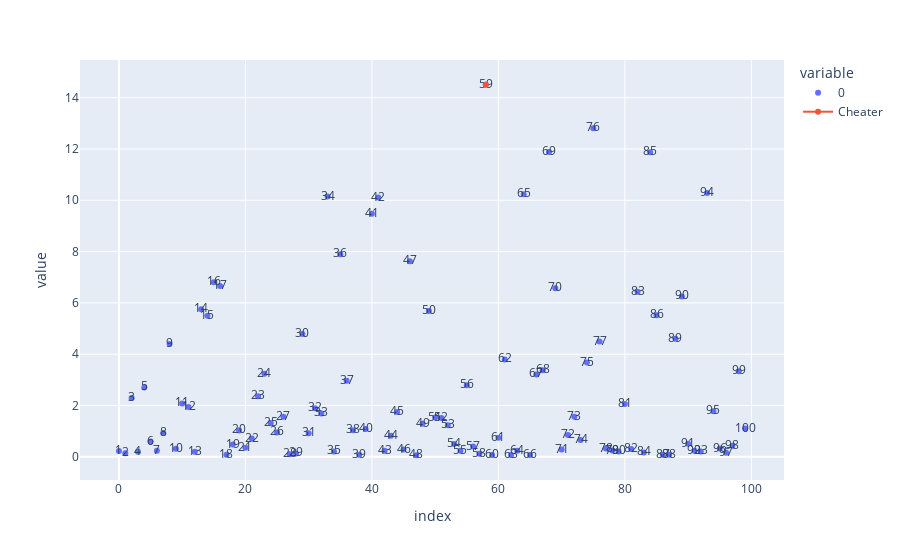

Source (notebook cell):
### Code cell
fig = px.scatter(A/B, text=list(range(1,101)))
fig.add_scatter(x=[58], y=[A[58]/B[58]], name="Cheater")
fig.show()

### Figure 1 — Plotly figure (JSON) as saved in the notebook; plotly's stock layout.template omitted (floating-point values rounded to 4 significant figures)
{"data": [{"hovertemplate": "variable=0<br>index=%{x}<br>value=%{y}<br>text=%{text}<extra></extra>", "legendgroup": "0", "marker": {"color": "#636efa", "symbol": "circle"}, "mode": "markers+text", "name": "0", "orientation": "v", "showlegend": true, "text": [1, 2, 3, 4, 5, 6, 7, 8, 9, 10, 11, 12, 13, 14, 15, 16, 17, 18, 19, 20, 21, 22, 23, 24, 25, 26, 27, 28, 29, 30, 31, 32, 33, 34, 35, 36, 37, 38, 39, 40, 41, 42, 43, 44, 45, 46, 47, 48, 49, 50, 51, 52, 53, 54, 55, 56, 57, 58, 59, 60, 61, 62, 63, 64, 65, 66, 67, 68, 69, 70, 71, 72, 73, 74, 75, 76, 77, 78, 79, 80, 81, 82, 83, 84, 85, 86, 87, 88, 89, 90, 91, 92, 93, 94, 95, 96, 97, 98, 99, 100], "type": "scatter", "x": [0, 1, 2, 3, 4, 5, 6, 7, 8, 9, 10, 11, 12, 13, 14, 15, 16, 17, 18, 19, 20, 21, 22, 23, 24, 25, 26, 27, 28, 29, 30, 31, 32, 33, 34, 35, 36, 37, 38, 39, 40, 41, 42, 43, 44, 45, 46, 47, 48, 49, 50, 51, 52, 53, 54, 55, 56, 57, 58, 59, 60, 61, 62, 63, 64, 65, 66, 67, 68, 69, 70, 71, 72, 73, 74, 75, 76, 77, 78, 79, 80, 81, 82, 83, 84, 85, 86, 87, 88, 89, 90, 91, 92, 93, 94, 95, 96, 97, 98, 99], "xaxis": "x", "y": [0.2213, 0.1379, 2.296, 0.1982, 2.705, 0.5945, 0.239, 0.9321, 4.399, 0.3169, 2.079, 1.941, 0.1999, 5.748, 5.499, 6.807, 6.658, 0.07619, 0.4784, 1.03, 0.3496, 0.7088, 2.357, 3.24, 1.318, 0.9509, 1.562, 0.09913, 0.13, 4.79, 0.9206, 1.891, 1.693, 10.15, 0.2105, 7.894, 2.964, 1.038, 0.08298, 1.08, 9.478, 10.11, 0.2406, 0.8252, 1.748, 0.2807, 7.623, 0.06039, 1.284, 5.681, 1.529, 1.509, 1.234, 0.5, 0.2369, 2.792, 0.401, 0.1224, 14.5, 0.0713, 0.7438, 3.797, 0.06823, 0.2369, 10.23, 0.06532, 3.213, 3.375, 11.88, 6.571, 0.2837, 0.8488, 1.557, 0.6535, 3.675, 12.81, 4.493, 0.3207, 0.2451, 0.2113, 2.059, 0.3043, 6.432, 0.1698, 11.87, 5.513, 0.0771, 0.07729, 4.605, 6.251, 0.5095, 0.2315, 0.2088, 10.29, 1.774, 0.3234, 0.1545, 0.4303, 3.337, 1.101], "yaxis": "y"}, {"name": "Cheater", "type": "scatter", "x": [58], "y": [14.5]}], "layout": {"legend": {"title": {"text": "variable"}, "tracegroupgap": 0}, "margin": {"t": 60}, "xaxis": {"anchor": "y", "domain": [0, 1], "title": {"text": "index"}}, "yaxis": {"anchor": "x", "domain": [0, 1], "title": {"text": "value"}}}}
